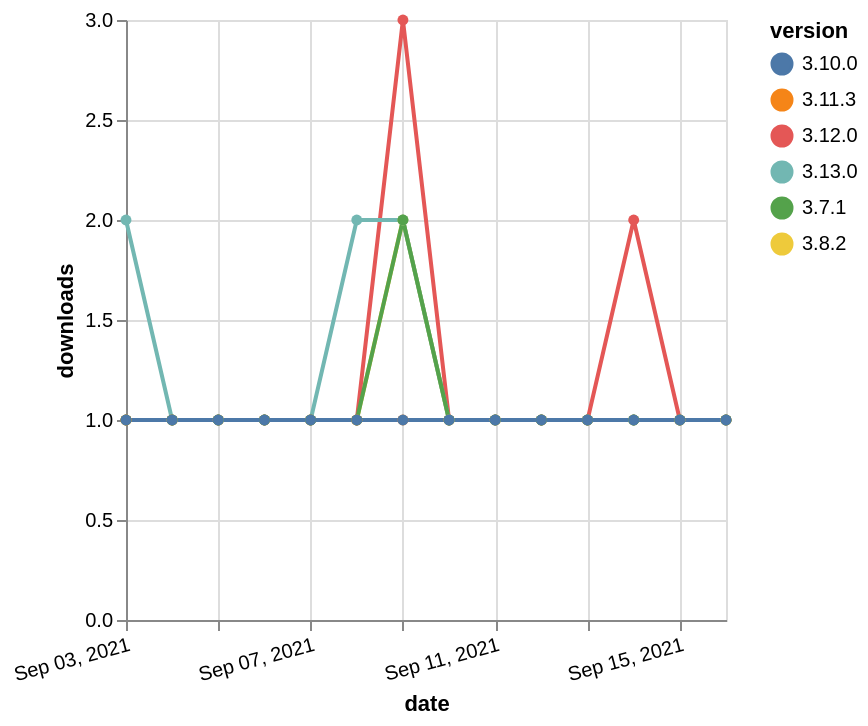

Specify this chart in Vega-Lite:
### Vega-Lite specification from a JSON file in a GitHub repository (floating-point values rounded to 4 significant figures)
{"$schema": "https://vega.github.io/schema/vega-lite/v5.json", "description": "A simple bar chart with embedded data.", "data": {"values": [{"date": "2021-09-03", "total": 179, "delta": 1, "version": "3.8.2"}, {"date": "2021-09-04", "total": 180, "delta": 1, "version": "3.8.2"}, {"date": "2021-09-05", "total": 181, "delta": 1, "version": "3.8.2"}, {"date": "2021-09-06", "total": 182, "delta": 1, "version": "3.8.2"}, {"date": "2021-09-07", "total": 183, "delta": 1, "version": "3.8.2"}, {"date": "2021-09-08", "total": 184, "delta": 1, "version": "3.8.2"}, {"date": "2021-09-09", "total": 186, "delta": 2, "version": "3.8.2"}, {"date": "2021-09-10", "total": 187, "delta": 1, "version": "3.8.2"}, {"date": "2021-09-11", "total": 188, "delta": 1, "version": "3.8.2"}, {"date": "2021-09-12", "total": 189, "delta": 1, "version": "3.8.2"}, {"date": "2021-09-13", "total": 190, "delta": 1, "version": "3.8.2"}, {"date": "2021-09-14", "total": 191, "delta": 1, "version": "3.8.2"}, {"date": "2021-09-15", "total": 192, "delta": 1, "version": "3.8.2"}, {"date": "2021-09-16", "total": 193, "delta": 1, "version": "3.8.2"}, {"date": "2021-09-03", "total": 175, "delta": 1, "version": "3.12.0"}, {"date": "2021-09-04", "total": 176, "delta": 1, "version": "3.12.0"}, {"date": "2021-09-05", "total": 177, "delta": 1, "version": "3.12.0"}, {"date": "2021-09-06", "total": 178, "delta": 1, "version": "3.12.0"}, {"date": "2021-09-07", "total": 179, "delta": 1, "version": "3.12.0"}, {"date": "2021-09-08", "total": 180, "delta": 1, "version": "3.12.0"}, {"date": "2021-09-09", "total": 183, "delta": 3, "version": "3.12.0"}, {"date": "2021-09-10", "total": 184, "delta": 1, "version": "3.12.0"}, {"date": "2021-09-11", "total": 185, "delta": 1, "version": "3.12.0"}, {"date": "2021-09-12", "total": 186, "delta": 1, "version": "3.12.0"}, {"date": "2021-09-13", "total": 187, "delta": 1, "version": "3.12.0"}, {"date": "2021-09-14", "total": 189, "delta": 2, "version": "3.12.0"}, {"date": "2021-09-15", "total": 190, "delta": 1, "version": "3.12.0"}, {"date": "2021-09-16", "total": 191, "delta": 1, "version": "3.12.0"}, {"date": "2021-09-03", "total": 142, "delta": 1, "version": "3.11.3"}, {"date": "2021-09-04", "total": 143, "delta": 1, "version": "3.11.3"}, {"date": "2021-09-05", "total": 144, "delta": 1, "version": "3.11.3"}, {"date": "2021-09-06", "total": 145, "delta": 1, "version": "3.11.3"}, {"date": "2021-09-07", "total": 146, "delta": 1, "version": "3.11.3"}, {"date": "2021-09-08", "total": 147, "delta": 1, "version": "3.11.3"}, {"date": "2021-09-09", "total": 148, "delta": 1, "version": "3.11.3"}, {"date": "2021-09-10", "total": 149, "delta": 1, "version": "3.11.3"}, {"date": "2021-09-11", "total": 150, "delta": 1, "version": "3.11.3"}, {"date": "2021-09-12", "total": 151, "delta": 1, "version": "3.11.3"}, {"date": "2021-09-13", "total": 152, "delta": 1, "version": "3.11.3"}, {"date": "2021-09-14", "total": 153, "delta": 1, "version": "3.11.3"}, {"date": "2021-09-15", "total": 154, "delta": 1, "version": "3.11.3"}, {"date": "2021-09-16", "total": 155, "delta": 1, "version": "3.11.3"}, {"date": "2021-09-03", "total": 116, "delta": 2, "version": "3.13.0"}, {"date": "2021-09-04", "total": 117, "delta": 1, "version": "3.13.0"}, {"date": "2021-09-05", "total": 118, "delta": 1, "version": "3.13.0"}, {"date": "2021-09-06", "total": 119, "delta": 1, "version": "3.13.0"}, {"date": "2021-09-07", "total": 120, "delta": 1, "version": "3.13.0"}, {"date": "2021-09-08", "total": 122, "delta": 2, "version": "3.13.0"}, {"date": "2021-09-09", "total": 124, "delta": 2, "version": "3.13.0"}, {"date": "2021-09-10", "total": 125, "delta": 1, "version": "3.13.0"}, {"date": "2021-09-11", "total": 126, "delta": 1, "version": "3.13.0"}, {"date": "2021-09-12", "total": 127, "delta": 1, "version": "3.13.0"}, {"date": "2021-09-13", "total": 128, "delta": 1, "version": "3.13.0"}, {"date": "2021-09-14", "total": 129, "delta": 1, "version": "3.13.0"}, {"date": "2021-09-15", "total": 130, "delta": 1, "version": "3.13.0"}, {"date": "2021-09-16", "total": 131, "delta": 1, "version": "3.13.0"}, {"date": "2021-09-03", "total": 326, "delta": 1, "version": "3.7.1"}, {"date": "2021-09-04", "total": 327, "delta": 1, "version": "3.7.1"}, {"date": "2021-09-05", "total": 328, "delta": 1, "version": "3.7.1"}, {"date": "2021-09-06", "total": 329, "delta": 1, "version": "3.7.1"}, {"date": "2021-09-07", "total": 330, "delta": 1, "version": "3.7.1"}, {"date": "2021-09-08", "total": 331, "delta": 1, "version": "3.7.1"}, {"date": "2021-09-09", "total": 333, "delta": 2, "version": "3.7.1"}, {"date": "2021-09-10", "total": 334, "delta": 1, "version": "3.7.1"}, {"date": "2021-09-11", "total": 335, "delta": 1, "version": "3.7.1"}, {"date": "2021-09-12", "total": 336, "delta": 1, "version": "3.7.1"}, {"date": "2021-09-13", "total": 337, "delta": 1, "version": "3.7.1"}, {"date": "2021-09-14", "total": 338, "delta": 1, "version": "3.7.1"}, {"date": "2021-09-15", "total": 339, "delta": 1, "version": "3.7.1"}, {"date": "2021-09-16", "total": 340, "delta": 1, "version": "3.7.1"}, {"date": "2021-09-03", "total": 167, "delta": 1, "version": "3.10.0"}, {"date": "2021-09-04", "total": 168, "delta": 1, "version": "3.10.0"}, {"date": "2021-09-05", "total": 169, "delta": 1, "version": "3.10.0"}, {"date": "2021-09-06", "total": 170, "delta": 1, "version": "3.10.0"}, {"date": "2021-09-07", "total": 171, "delta": 1, "version": "3.10.0"}, {"date": "2021-09-08", "total": 172, "delta": 1, "version": "3.10.0"}, {"date": "2021-09-09", "total": 173, "delta": 1, "version": "3.10.0"}, {"date": "2021-09-10", "total": 174, "delta": 1, "version": "3.10.0"}, {"date": "2021-09-11", "total": 175, "delta": 1, "version": "3.10.0"}, {"date": "2021-09-12", "total": 176, "delta": 1, "version": "3.10.0"}, {"date": "2021-09-13", "total": 177, "delta": 1, "version": "3.10.0"}, {"date": "2021-09-14", "total": 178, "delta": 1, "version": "3.10.0"}, {"date": "2021-09-15", "total": 179, "delta": 1, "version": "3.10.0"}, {"date": "2021-09-16", "total": 180, "delta": 1, "version": "3.10.0"}]}, "width": "container", "mark": {"type": "line", "point": {"filled": true}}, "encoding": {"x": {"field": "date", "type": "temporal", "timeUnit": "yearmonthdate", "title": "date", "axis": {"labelAngle": -15}}, "y": {"field": "delta", "type": "quantitative", "title": "downloads"}, "color": {"field": "version", "type": "nominal"}, "tooltip": {"field": "delta"}}}
